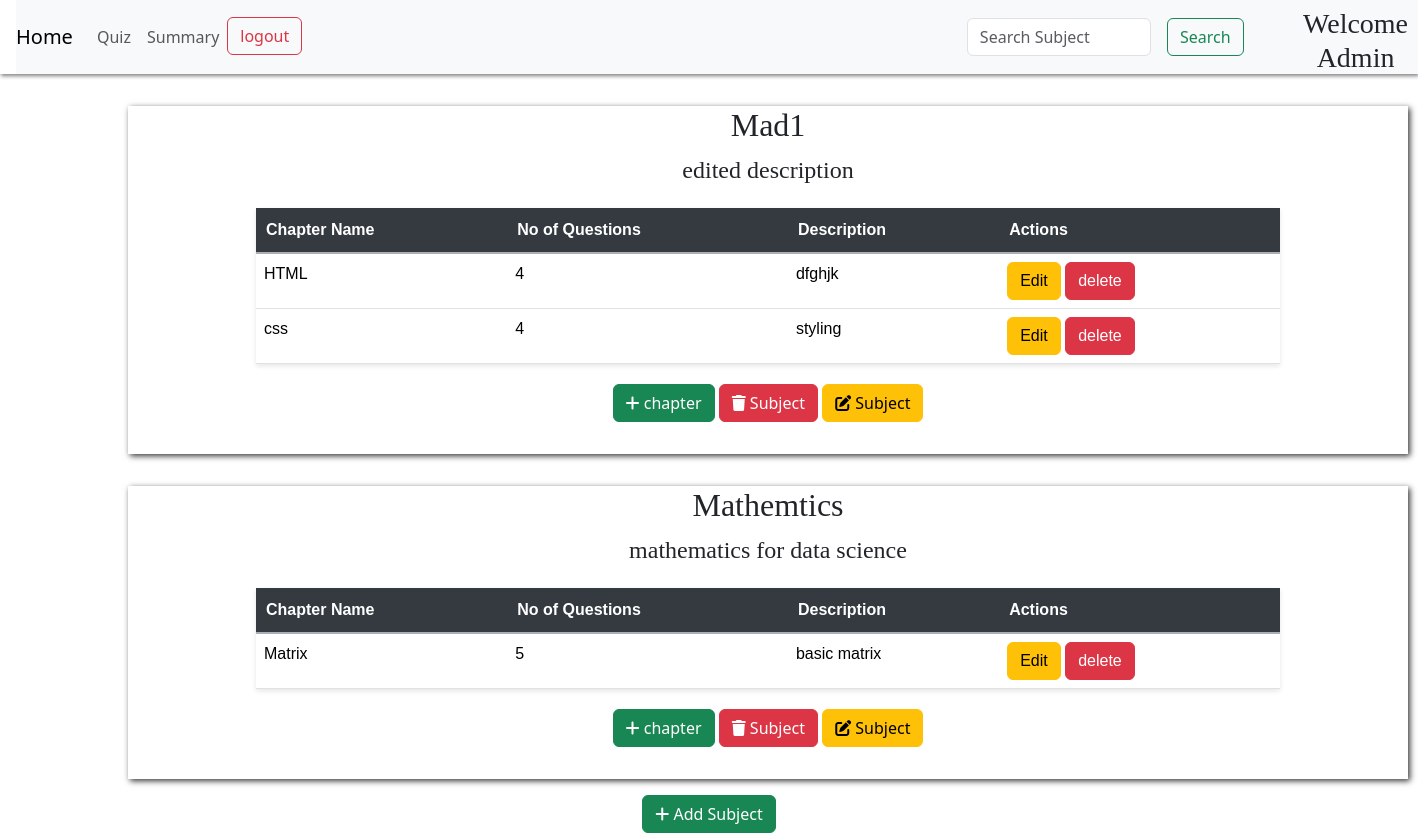
The page /admin on the database its author committed.
### models.py (models this page shows)
class Subject(db.Model):
    id =db.Column(db.Integer, primary_key=True, autoincrement=True)
    name= db.Column(db.String(50), nullable=False)
    description=db.Column(db.String(200), nullable=True)
    chapters=db.relationship('Chapter', backref='subject', lazy=True)

class Chapter(db.Model):
    id =db.Column(db.Integer, primary_key=True, autoincrement=True)
    subject_id=db.Column(db.Integer, db.ForeignKey('subject.id', name='FK_chapter_subject_id'), nullable=False)
    name=db.Column(db.String(50), nullable=False)
    description=db.Column(db.String(100), nullable=True)
    quizs=db.relationship('Quiz', backref='chapter', lazy=True)

### routes.py (the view)
@app.route('/admin')
def admin():
    query = request.args.get("query","").strip().lower()
    print(f"Search Query: '{query}'")
    query = query.strip()
    if query:
        subjects = Subject.query.filter(Subject.name.ilike(f"%{query}%")).all()
    else:
        subjects = Subject.query.all()
    print(f"Matching Subjects: {subjects}")
    if not subjects:
        print("No subjects matched the query.")
    sub_chapters = {}
    chapter_quizs={}
    chapter_question ={}
    for subject in subjects:
        chapters = Chapter.query.filter_by(subject_id=subject.id).all()
        sub_chapters[subject.id]=chapters
        for chapter in chapters:
            quizzes = Quiz.query.filter_by(chapter_id= chapter.id).all()
            chapter_quizs[ chapter.id ] = quizzes
            total_question = sum(quiz.no_of_questions for quiz in quizzes)
            chapter_question[chapter.id] = total_question
    return render_template('admin.html',subjects=subjects,sub_chapters=sub_chapters, chapter_quizs= chapter_quizs, question_counts = chapter_question, query=query)

### templates/admin.html (shortened to what this page needs)
<!DOCTYPE html>
<html lang="en">
<head>
    <link rel="stylesheet" href="{{ url_for('static', filename= 'style_index.css') }}">
        <link rel="stylesheet" href="{{ url_for('static', filename= 'style_index.css') }}">
<link href="https://cdn.jsdelivr.net/npm/bootstrap@5.3.2/dist/css/bootstrap.min.css" rel="stylesheet">
<link rel="stylesheet" href="https://cdnjs.cloudflare.com/ajax/libs/aos/2.3.4/aos.css">
<link rel="stylesheet" href="https://cdnjs.cloudflare.com/ajax/libs/font-awesome/6.7.2/css/all.min.css">
<link href="https://cdn.jsdelivr.net/npm/bootstrap@5.3.3/dist/css/bootstrap.min.css" rel="stylesheet">
</head>
<body>
  <div class="usernav" style="box-shadow:1px 2px 4px grey ">
<nav class="navbar navbar-expand-lg navbar-light bg-light" style="margin-left: 1rem; height:4.6rem">
    <a class="navbar-brand" href="/admin">Home</a>
    <div class="collapse navbar-collapse" id="navbarSupportedContent">
      <ul class="navbar-nav mr-auto">
        <li class="nav-item active">
          <a class="nav-link" href="{{ url_for('quizz') }}">Quiz<span class="sr-only">(current)</span></a>
        </li>
        <li class="nav-item">
          <a class="nav-link" href="{{ url_for('admin_summary') }}">Summary</a>
        </li>
        <li class="nav-item">
            <a class="btn btn-outline-danger" href="/login">logout</a>
          </li>
      </ul>
      <form method="GET" action="/admin" class="form-inline my-2 my-lg-0" style="display:flex; margin-left:50%;">
        <input class="form-control mr-sm-2" type="search" placeholder="Search Subject" aria-label="Search" name="query" value="{{ query or '' }}">
        <button class="btn btn-outline-success my-2 my-sm-0" type="submit" style="margin-left: 1rem;">Search</button>
      </form>
      <div>
        <h3 style="padding-left: 10%; text-align:center; font-family:poppins;margin-left:2rem;" class="wel" id="wel">Welcome Admin</h3>
      </div>
    </div>
  </nav>
</div>
{% if not subjects %}
<h3 style="color: red;">No matching subjects added yet</h3>
{% else %}
<div class="sub-tab">
<div class="userdash">
{% for subject in subjects %}
  <div class="subs">
    <div class="sub-desc">
    <h2 style="font-family: fantasy;font-weight:200;">{{ subject.name }}</h2>
    <p style="font-weight: 500; font-family:poppins; font-size:1.5rem;">{{ subject.description }}</p>
  </div>
    <table class="table">
        <thead class="thead-dark">
        <tr>
            <th>Chapter Name</th>
            <th>No of Questions</th>
            <th>Description</th>
            <th>Actions</th>
        </tr>
        </thead>
        <tbody>
          {% if subject.id in sub_chapters %}
            {% for chapter in sub_chapters[subject.id] %}
             <tr>
               <td>{{chapter.name}}</td>
                <td>
                  {{ question_counts[ chapter.id ] }}
                </td>
                <td>{{ chapter.description }}</td>
                <td>
                    <a href="/chapter/edit/{{chapter.id}}" class="btn btn-warning">Edit
                    </a>
                    <a href="/chapter/delete/{{chapter.id}}" class="btn btn-danger">delete</a>
                </td>
             </tr>
            {% endfor %}
          {% endif %}
        </tbody>
    </table>
    <div class="ad-sub">
      <a href={{ url_for('add_chapter', subject_id=subject.id) }} class="btn btn-success">
        <i class="fas fa-add"></i>
        chapter
      </a>
      <a href="/subject/delete/{{subject.id}}" class="btn btn-danger">
      <i class="fa-solid fa-trash"></i>
      Subject
      </a>
      <a href="/subject/edit/{{ subject.id }}" class="btn btn-warning">
        <i class="fas fa-edit"></i>
        Subject</a>
    </div>
  </div>
{% endfor %}
<div style="text-align: center;" class="fixed-button">
  <a href="{{ url_for('add_sub') }}" class="btn btn-success">
      <i class="fas fa-add"></i>
      Add Subject
  </a>
</div>
</div>
</div>
{% endif %}
</body>
</html>

### static/style_index.css (style rules this page uses)
body,html { height: 100%; margin: 0%; padding: 0%; background: none !important; }
.form-control { background-color: whitesmoke; }
#wel.wel { position: relative; text-align: center; font-family:poppins; padding-top:1rem; margin-left:2rem; }
.userdash table { position: relative; width: 80%; margin: 20px auto; margin-left: 10%; margin-right: 10%; justify-content: space-around; border-collapse:collapse ; box-shadow: 0px 2px 5px rgba(0, 0, 0, 0.1); font-family: sans-serif; }
.table thead.thead-dark th { background-color: #343a40; color: #ffffff; padding: 10px; text-align: left; border-bottom: 2px solid #aaafb3; }
.userdash .table th { padding: 10px; text-align: left; border-bottom: 1px solid #dee2e6; }
.sub-desc { text-align: center; }
.subs { padding-bottom: 2rem; margin-top: 2rem; margin-bottom: 1rem; width: 80rem; margin-left: 8rem; box-shadow: 2px 2px 6px rgb(54, 53, 53); }
.ad-sub { text-align: center; justify-items: space-around; }

### rows shown on the page
Subject: name "Mad1", description "edited description"
Chapter: name "HTML", question_counts "4", description "dfghjk"
Chapter: name "css", question_counts "4", description "styling"
Subject: name "Mathemtics", description "mathematics for data science"
Chapter: name "Matrix", question_counts "5", description "basic matrix"
